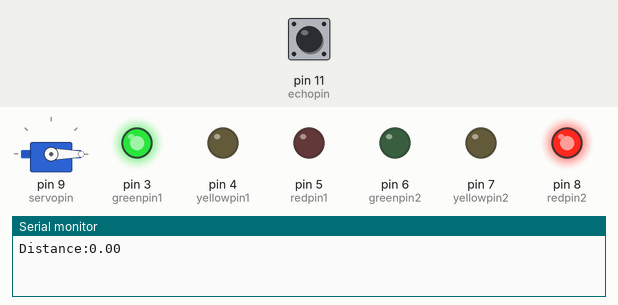
This sketch was run on a simulated Arduino Uno, built with avr-gcc and run on an emulated ATmega328P. On the bench: servo, output pins drawn as LEDs (lit = HIGH), the last lines printed to the serial monitor. Inputs (shaded band) come from the test bench; at power-on: pin 11 (echopin) LOW. Pins used as bus, display or sensor lines are not drawn.

Above: at 1.4 s.
1.5 s: pin 11 (echopin) pulsed HIGH 2 times (0.12 s each, 0.3 s apart)
At 2.0 s:
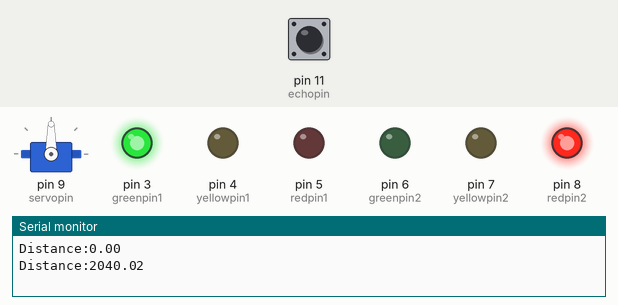
At 4.7 s:
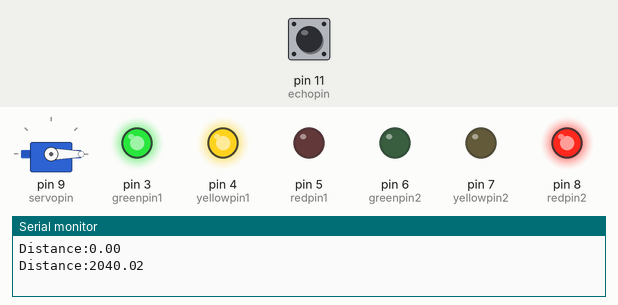
Timing chart, 0 to 29.5 s (numbered marks = the images above; inputs shaded):
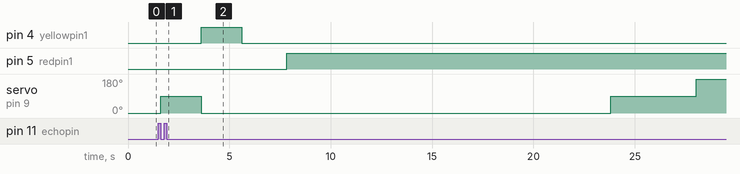

Measured:
- after the input at 1.5 s, pin 3 (greenpin1): stays HIGH (without the input it goes to LOW after 12.9 s); pin 6 (greenpin2): stays LOW (without the input it goes to HIGH after 17.9 s); pin 7 (yellowpin2): stays LOW (without the input it goes to HIGH after 14.9 s); pin 8 (redpin2): stays HIGH (without the input it goes to LOW after 14.9 s)

The sketch:

TrafficLight.ino.ino
```cpp
#include<Servo.h>

const int greenpin1 = 3;
const int yellowpin1 = 4;
const int redpin1 = 5;
const int greenpin2 = 6;
const int yellowpin2 = 7;
const int redpin2 = 8;
const int servopin = 9;
const int trigpin = 10;
const int echopin = 11;

Servo zhanServo;
float distance;
float duration;

void setup() {

  pinMode(greenpin1,OUTPUT);
  pinMode(yellowpin1,OUTPUT);
  pinMode(redpin1,OUTPUT);
  pinMode(greenpin2,OUTPUT);
  pinMode(yellowpin2,OUTPUT);
  pinMode(redpin2,OUTPUT);

  zhanServo.attach(servopin);

  pinMode(trigpin,OUTPUT);
  pinMode(echopin,INPUT);

  zhanServo.write(0);

  digitalWrite(greenpin1,HIGH);
  delay(100);

  digitalWrite(redpin2,HIGH);
  delay(100);

  Serial.begin(9600);
}

void loop() {

  lane2();
  delay(5000);

  lane1();
  delay(5000);

}

int turnGreen(int pinNo,int delayy)
{

  digitalWrite(pinNo,HIGH);
  delay(delayy);

}

int turnYellow(int pinNo,int delayy)
{

  digitalWrite(pinNo,HIGH);
  delay(delayy);

}

int turnRed(int pinNo,int delayy)
{

  digitalWrite(pinNo,HIGH);
  delay(delayy);

}

int checkTraffic()
{
  digitalWrite(trigpin,HIGH);
  delay(100);

  digitalWrite(trigpin,LOW);
  duration = pulseIn(echopin,HIGH);
  distance = duration * 0.034/2;

  Serial.print("Distance:");
  Serial.println(distance);
  return(distance);

}

void lane1()
{

  zhanServo.write(90);
  checkTraffic();

  int lastCar  = checkTraffic();
  delay(2000);
  for(int i=90;i<=180;i=i+30)
  {
    zhanServo.write(i);
  }
  if(lastCar > 150)
  {
   digitalWrite(redpin2,LOW);
   turnYellow(yellowpin2,2000);

   digitalWrite(yellowpin2,LOW);
   if(lastCar > 150)
   {
    turnGreen(greenpin2,10*1000);
   }
   delay(1000);
  }
  else if(lastCar <= 110)
  {
   runNormal();
  }
}

void lane2()
{

    checkTraffic();
  int lastCar  = checkTraffic();

  zhanServo.write(90);
  delay(2000);
  for(int i=90;i>=0;i=i-30)
  {
    zhanServo.write(i);
  }
  if(lastCar > 150)
  {

   digitalWrite(redpin1,LOW);
   turnYellow(yellowpin1,2000);

   digitalWrite(yellowpin1,LOW);
   checkTraffic();

   int lastCar  = checkTraffic();
   if(lastCar > 150)
   {
    turnGreen(greenpin1,10*1000);
   }
   else
   {
    turnRed(redpin1,10*1000);
   }
   delay(1000);
  }
  else if(lastCar < 110)
  {
    runNormal();
  }
}

void runNormal()
{

    delay(10000);
    digitalWrite(greenpin1,LOW);
    digitalWrite(yellowpin1,HIGH);

    delay(2000);
    digitalWrite(redpin2,LOW);
    digitalWrite(yellowpin2,HIGH);

    delay(1000);
    digitalWrite(yellowpin1,LOW);
    digitalWrite(redpin1,HIGH);

    delay(2000);
    digitalWrite(yellowpin2,LOW);
    digitalWrite(greenpin2,HIGH);

    delay(10000);
    digitalWrite(redpin1,LOW);
    digitalWrite(yellowpin1,HIGH);

    delay(1000);
    digitalWrite(greenpin2,LOW);
    digitalWrite(yellowpin2,HIGH);

    delay(2000);
    digitalWrite(yellowpin2,LOW);
    digitalWrite(redpin2,HIGH);

    delay(2000);
    digitalWrite(yellowpin1,LOW);
    digitalWrite(greenpin1,HIGH);

}
```
